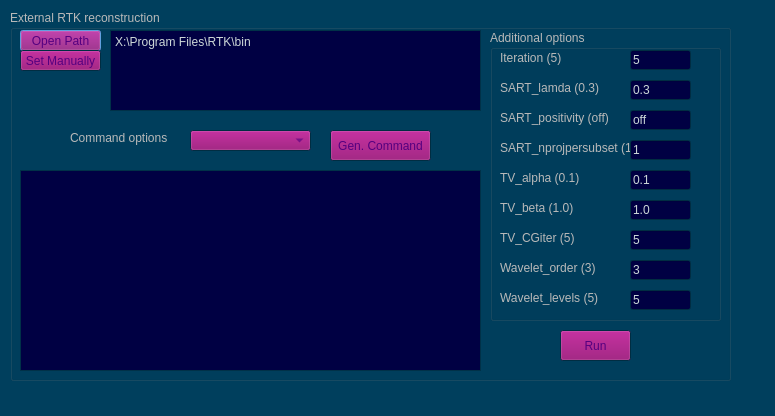
<?xml version="1.0" encoding="UTF-8"?>
<ui version="4.0">
 <class>DlgExternalCommandClass</class>
 <widget class="QDialog" name="DlgExternalCommandClass">
  <property name="geometry">
   <rect>
    <x>0</x>
    <y>0</y>
    <width>775</width>
    <height>416</height>
   </rect>
  </property>
  <property name="palette">
   <palette>
    <active>
     <colorrole role="WindowText">
      <brush brushstyle="SolidPattern">
       <color alpha="255">
        <red>185</red>
        <green>185</green>
        <blue>185</blue>
       </color>
      </brush>
     </colorrole>
     <colorrole role="Button">
      <brush brushstyle="SolidPattern">
       <color alpha="255">
        <red>140</red>
        <green>0</green>
        <blue>105</blue>
       </color>
      </brush>
     </colorrole>
     <colorrole role="Light">
      <brush brushstyle="SolidPattern">
       <color alpha="255">
        <red>0</red>
        <green>255</green>
        <blue>0</blue>
       </color>
      </brush>
     </colorrole>
     <colorrole role="Midlight">
      <brush brushstyle="SolidPattern">
       <color alpha="255">
        <red>0</red>
        <green>170</green>
        <blue>0</blue>
       </color>
      </brush>
     </colorrole>
     <colorrole role="Dark">
      <brush brushstyle="SolidPattern">
       <color alpha="255">
        <red>0</red>
        <green>85</green>
        <blue>127</blue>
       </color>
      </brush>
     </colorrole>
     <colorrole role="Text">
      <brush brushstyle="SolidPattern">
       <color alpha="255">
        <red>205</red>
        <green>216</green>
        <blue>216</blue>
       </color>
      </brush>
     </colorrole>
     <colorrole role="BrightText">
      <brush brushstyle="SolidPattern">
       <color alpha="255">
        <red>0</red>
        <green>255</green>
        <blue>0</blue>
       </color>
      </brush>
     </colorrole>
     <colorrole role="ButtonText">
      <brush brushstyle="SolidPattern">
       <color alpha="255">
        <red>85</red>
        <green>0</green>
        <blue>127</blue>
       </color>
      </brush>
     </colorrole>
     <colorrole role="Base">
      <brush brushstyle="SolidPattern">
       <color alpha="255">
        <red>0</red>
        <green>0</green>
        <blue>67</blue>
       </color>
      </brush>
     </colorrole>
     <colorrole role="Window">
      <brush brushstyle="SolidPattern">
       <color alpha="255">
        <red>0</red>
        <green>63</green>
        <blue>93</blue>
       </color>
      </brush>
     </colorrole>
     <colorrole role="Shadow">
      <brush brushstyle="SolidPattern">
       <color alpha="255">
        <red>0</red>
        <green>0</green>
        <blue>0</blue>
       </color>
      </brush>
     </colorrole>
     <colorrole role="Highlight">
      <brush brushstyle="SolidPattern">
       <color alpha="255">
        <red>51</red>
        <green>153</green>
        <blue>255</blue>
       </color>
      </brush>
     </colorrole>
     <colorrole role="HighlightedText">
      <brush brushstyle="SolidPattern">
       <color alpha="255">
        <red>255</red>
        <green>255</green>
        <blue>255</blue>
       </color>
      </brush>
     </colorrole>
     <colorrole role="AlternateBase">
      <brush brushstyle="SolidPattern">
       <color alpha="255">
        <red>0</red>
        <green>0</green>
        <blue>127</blue>
       </color>
      </brush>
     </colorrole>
     <colorrole role="NoRole">
      <brush brushstyle="SolidPattern">
       <color alpha="255">
        <red>170</red>
        <green>85</green>
        <blue>127</blue>
       </color>
      </brush>
     </colorrole>
     <colorrole role="ToolTipBase">
      <brush brushstyle="SolidPattern">
       <color alpha="255">
        <red>170</red>
        <green>0</green>
        <blue>127</blue>
       </color>
      </brush>
     </colorrole>
    </active>
    <inactive>
     <colorrole role="WindowText">
      <brush brushstyle="SolidPattern">
       <color alpha="255">
        <red>185</red>
        <green>185</green>
        <blue>185</blue>
       </color>
      </brush>
     </colorrole>
     <colorrole role="Button">
      <brush brushstyle="SolidPattern">
       <color alpha="255">
        <red>140</red>
        <green>0</green>
        <blue>105</blue>
       </color>
      </brush>
     </colorrole>
     <colorrole role="Light">
      <brush brushstyle="SolidPattern">
       <color alpha="255">
        <red>0</red>
        <green>255</green>
        <blue>0</blue>
       </color>
      </brush>
     </colorrole>
     <colorrole role="Midlight">
      <brush brushstyle="SolidPattern">
       <color alpha="255">
        <red>0</red>
        <green>170</green>
        <blue>0</blue>
       </color>
      </brush>
     </colorrole>
     <colorrole role="Dark">
      <brush brushstyle="SolidPattern">
       <color alpha="255">
        <red>0</red>
        <green>85</green>
        <blue>127</blue>
       </color>
      </brush>
     </colorrole>
     <colorrole role="Text">
      <brush brushstyle="SolidPattern">
       <color alpha="255">
        <red>205</red>
        <green>216</green>
        <blue>216</blue>
       </color>
      </brush>
     </colorrole>
     <colorrole role="BrightText">
      <brush brushstyle="SolidPattern">
       <color alpha="255">
        <red>0</red>
        <green>255</green>
        <blue>0</blue>
       </color>
      </brush>
     </colorrole>
     <colorrole role="ButtonText">
      <brush brushstyle="SolidPattern">
       <color alpha="255">
        <red>85</red>
        <green>0</green>
        <blue>127</blue>
       </color>
      </brush>
     </colorrole>
     <colorrole role="Base">
      <brush brushstyle="SolidPattern">
       <color alpha="255">
        <red>0</red>
        <green>0</green>
        <blue>67</blue>
       </color>
      </brush>
     </colorrole>
     <colorrole role="Window">
      <brush brushstyle="SolidPattern">
       <color alpha="255">
        <red>0</red>
        <green>63</green>
        <blue>93</blue>
       </color>
      </brush>
     </colorrole>
     <colorrole role="Shadow">
      <brush brushstyle="SolidPattern">
       <color alpha="255">
        <red>0</red>
        <green>0</green>
        <blue>0</blue>
       </color>
      </brush>
     </colorrole>
     <colorrole role="Highlight">
      <brush brushstyle="SolidPattern">
       <color alpha="255">
        <red>85</red>
        <green>170</green>
        <blue>255</blue>
       </color>
      </brush>
     </colorrole>
     <colorrole role="HighlightedText">
      <brush brushstyle="SolidPattern">
       <color alpha="255">
        <red>85</red>
        <green>85</green>
        <blue>127</blue>
       </color>
      </brush>
     </colorrole>
     <colorrole role="AlternateBase">
      <brush brushstyle="SolidPattern">
       <color alpha="255">
        <red>0</red>
        <green>0</green>
        <blue>127</blue>
       </color>
      </brush>
     </colorrole>
     <colorrole role="NoRole">
      <brush brushstyle="SolidPattern">
       <color alpha="255">
        <red>170</red>
        <green>85</green>
        <blue>127</blue>
       </color>
      </brush>
     </colorrole>
     <colorrole role="ToolTipBase">
      <brush brushstyle="SolidPattern">
       <color alpha="255">
        <red>170</red>
        <green>0</green>
        <blue>127</blue>
       </color>
      </brush>
     </colorrole>
    </inactive>
    <disabled>
     <colorrole role="WindowText">
      <brush brushstyle="SolidPattern">
       <color alpha="255">
        <red>0</red>
        <green>104</green>
        <blue>153</blue>
       </color>
      </brush>
     </colorrole>
     <colorrole role="Button">
      <brush brushstyle="SolidPattern">
       <color alpha="255">
        <red>140</red>
        <green>0</green>
        <blue>105</blue>
       </color>
      </brush>
     </colorrole>
     <colorrole role="Light">
      <brush brushstyle="SolidPattern">
       <color alpha="255">
        <red>0</red>
        <green>255</green>
        <blue>0</blue>
       </color>
      </brush>
     </colorrole>
     <colorrole role="Midlight">
      <brush brushstyle="SolidPattern">
       <color alpha="255">
        <red>0</red>
        <green>170</green>
        <blue>0</blue>
       </color>
      </brush>
     </colorrole>
     <colorrole role="Dark">
      <brush brushstyle="SolidPattern">
       <color alpha="255">
        <red>0</red>
        <green>85</green>
        <blue>127</blue>
       </color>
      </brush>
     </colorrole>
     <colorrole role="Text">
      <brush brushstyle="SolidPattern">
       <color alpha="255">
        <red>0</red>
        <green>104</green>
        <blue>153</blue>
       </color>
      </brush>
     </colorrole>
     <colorrole role="BrightText">
      <brush brushstyle="SolidPattern">
       <color alpha="255">
        <red>0</red>
        <green>255</green>
        <blue>0</blue>
       </color>
      </brush>
     </colorrole>
     <colorrole role="ButtonText">
      <brush brushstyle="SolidPattern">
       <color alpha="255">
        <red>0</red>
        <green>85</green>
        <blue>127</blue>
       </color>
      </brush>
     </colorrole>
     <colorrole role="Base">
      <brush brushstyle="SolidPattern">
       <color alpha="255">
        <red>0</red>
        <green>63</green>
        <blue>93</blue>
       </color>
      </brush>
     </colorrole>
     <colorrole role="Window">
      <brush brushstyle="SolidPattern">
       <color alpha="255">
        <red>0</red>
        <green>63</green>
        <blue>93</blue>
       </color>
      </brush>
     </colorrole>
     <colorrole role="Shadow">
      <brush brushstyle="SolidPattern">
       <color alpha="255">
        <red>0</red>
        <green>0</green>
        <blue>0</blue>
       </color>
      </brush>
     </colorrole>
     <colorrole role="Highlight">
      <brush brushstyle="SolidPattern">
       <color alpha="255">
        <red>51</red>
        <green>153</green>
        <blue>255</blue>
       </color>
      </brush>
     </colorrole>
     <colorrole role="HighlightedText">
      <brush brushstyle="SolidPattern">
       <color alpha="255">
        <red>255</red>
        <green>255</green>
        <blue>255</blue>
       </color>
      </brush>
     </colorrole>
     <colorrole role="AlternateBase">
      <brush brushstyle="SolidPattern">
       <color alpha="255">
        <red>0</red>
        <green>0</green>
        <blue>127</blue>
       </color>
      </brush>
     </colorrole>
     <colorrole role="NoRole">
      <brush brushstyle="SolidPattern">
       <color alpha="255">
        <red>170</red>
        <green>85</green>
        <blue>127</blue>
       </color>
      </brush>
     </colorrole>
     <colorrole role="ToolTipBase">
      <brush brushstyle="SolidPattern">
       <color alpha="255">
        <red>170</red>
        <green>0</green>
        <blue>127</blue>
       </color>
      </brush>
     </colorrole>
    </disabled>
   </palette>
  </property>
  <property name="windowTitle">
   <string>Dialog</string>
  </property>
  <widget class="QGroupBox" name="groupBox_5">
   <property name="geometry">
    <rect>
     <x>10</x>
     <y>10</y>
     <width>721</width>
     <height>371</height>
    </rect>
   </property>
   <property name="title">
    <string>External RTK reconstruction</string>
   </property>
   <widget class="QPushButton" name="pushButtonSetRTKPath">
    <property name="geometry">
     <rect>
      <x>10</x>
      <y>20</y>
      <width>81</width>
      <height>21</height>
     </rect>
    </property>
    <property name="text">
     <string>Open Path</string>
    </property>
   </widget>
   <widget class="QPlainTextEdit" name="plainTextRTKCommandLine">
    <property name="geometry">
     <rect>
      <x>10</x>
      <y>160</y>
      <width>461</width>
      <height>201</height>
     </rect>
    </property>
    <property name="lineWrapMode">
     <enum>QPlainTextEdit::WidgetWidth</enum>
    </property>
   </widget>
   <widget class="QComboBox" name="comboBoxRTKOption">
    <property name="geometry">
     <rect>
      <x>180</x>
      <y>120</y>
      <width>121</width>
      <height>21</height>
     </rect>
    </property>
   </widget>
   <widget class="QLabel" name="label">
    <property name="geometry">
     <rect>
      <x>60</x>
      <y>120</y>
      <width>101</width>
      <height>16</height>
     </rect>
    </property>
    <property name="text">
     <string>Command options</string>
    </property>
   </widget>
   <widget class="QPushButton" name="pushButtonRun">
    <property name="geometry">
     <rect>
      <x>550</x>
      <y>320</y>
      <width>71</width>
      <height>31</height>
     </rect>
    </property>
    <property name="text">
     <string>Run</string>
    </property>
   </widget>
   <widget class="QPushButton" name="pushButtonGenCommand">
    <property name="geometry">
     <rect>
      <x>320</x>
      <y>120</y>
      <width>101</width>
      <height>31</height>
     </rect>
    </property>
    <property name="text">
     <string>Gen. Command</string>
    </property>
   </widget>
   <widget class="QPlainTextEdit" name="plainTextRTKPath">
    <property name="geometry">
     <rect>
      <x>100</x>
      <y>20</y>
      <width>371</width>
      <height>81</height>
     </rect>
    </property>
    <property name="plainText">
     <string>X:\Program Files\RTK\bin</string>
    </property>
   </widget>
   <widget class="QPushButton" name="pushButtonSetRTKManual">
    <property name="geometry">
     <rect>
      <x>10</x>
      <y>40</y>
      <width>81</width>
      <height>21</height>
     </rect>
    </property>
    <property name="text">
     <string>Set Manually</string>
    </property>
   </widget>
   <widget class="QGroupBox" name="groupBox_2">
    <property name="geometry">
     <rect>
      <x>480</x>
      <y>20</y>
      <width>231</width>
      <height>291</height>
     </rect>
    </property>
    <property name="title">
     <string>Additional options</string>
    </property>
    <widget class="QLabel" name="label_2">
     <property name="geometry">
      <rect>
       <x>10</x>
       <y>20</y>
       <width>81</width>
       <height>16</height>
      </rect>
     </property>
     <property name="text">
      <string>Iteration (5)</string>
     </property>
    </widget>
    <widget class="QLabel" name="label_3">
     <property name="geometry">
      <rect>
       <x>10</x>
       <y>50</y>
       <width>101</width>
       <height>16</height>
      </rect>
     </property>
     <property name="text">
      <string>SART_lamda (0.3)</string>
     </property>
    </widget>
    <widget class="QLabel" name="label_4">
     <property name="geometry">
      <rect>
       <x>10</x>
       <y>80</y>
       <width>121</width>
       <height>16</height>
      </rect>
     </property>
     <property name="text">
      <string>SART_positivity (off)</string>
     </property>
    </widget>
    <widget class="QLabel" name="label_5">
     <property name="geometry">
      <rect>
       <x>10</x>
       <y>110</y>
       <width>131</width>
       <height>16</height>
      </rect>
     </property>
     <property name="text">
      <string>SART_nprojpersubset (1)</string>
     </property>
    </widget>
    <widget class="QLabel" name="label_6">
     <property name="geometry">
      <rect>
       <x>10</x>
       <y>140</y>
       <width>81</width>
       <height>16</height>
      </rect>
     </property>
     <property name="text">
      <string>TV_alpha (0.1)</string>
     </property>
    </widget>
    <widget class="QLabel" name="label_7">
     <property name="geometry">
      <rect>
       <x>10</x>
       <y>170</y>
       <width>81</width>
       <height>16</height>
      </rect>
     </property>
     <property name="text">
      <string>TV_beta (1.0)</string>
     </property>
    </widget>
    <widget class="QLabel" name="label_8">
     <property name="geometry">
      <rect>
       <x>10</x>
       <y>200</y>
       <width>81</width>
       <height>16</height>
      </rect>
     </property>
     <property name="text">
      <string>TV_CGiter (5)</string>
     </property>
    </widget>
    <widget class="QLineEdit" name="lineEditIteration">
     <property name="geometry">
      <rect>
       <x>140</x>
       <y>20</y>
       <width>61</width>
       <height>20</height>
      </rect>
     </property>
     <property name="text">
      <string>5</string>
     </property>
    </widget>
    <widget class="QLineEdit" name="lineEditSARTlamda">
     <property name="geometry">
      <rect>
       <x>140</x>
       <y>50</y>
       <width>61</width>
       <height>20</height>
      </rect>
     </property>
     <property name="text">
      <string>0.3</string>
     </property>
    </widget>
    <widget class="QLineEdit" name="lineEditSARTpositivity">
     <property name="geometry">
      <rect>
       <x>140</x>
       <y>80</y>
       <width>61</width>
       <height>20</height>
      </rect>
     </property>
     <property name="text">
      <string>off</string>
     </property>
    </widget>
    <widget class="QLineEdit" name="lineEditSARTsubsetproj">
     <property name="geometry">
      <rect>
       <x>140</x>
       <y>110</y>
       <width>61</width>
       <height>20</height>
      </rect>
     </property>
     <property name="text">
      <string>1</string>
     </property>
    </widget>
    <widget class="QLineEdit" name="lineEditTValpha">
     <property name="geometry">
      <rect>
       <x>140</x>
       <y>140</y>
       <width>61</width>
       <height>20</height>
      </rect>
     </property>
     <property name="text">
      <string>0.1</string>
     </property>
    </widget>
    <widget class="QLineEdit" name="lineEditTVbeta">
     <property name="geometry">
      <rect>
       <x>140</x>
       <y>170</y>
       <width>61</width>
       <height>20</height>
      </rect>
     </property>
     <property name="text">
      <string>1.0</string>
     </property>
    </widget>
    <widget class="QLineEdit" name="lineEditTVCGiter">
     <property name="geometry">
      <rect>
       <x>140</x>
       <y>200</y>
       <width>61</width>
       <height>20</height>
      </rect>
     </property>
     <property name="text">
      <string>5</string>
     </property>
    </widget>
    <widget class="QLabel" name="label_9">
     <property name="geometry">
      <rect>
       <x>10</x>
       <y>230</y>
       <width>101</width>
       <height>16</height>
      </rect>
     </property>
     <property name="text">
      <string>Wavelet_order (3)</string>
     </property>
    </widget>
    <widget class="QLabel" name="label_10">
     <property name="geometry">
      <rect>
       <x>10</x>
       <y>260</y>
       <width>101</width>
       <height>16</height>
      </rect>
     </property>
     <property name="text">
      <string>Wavelet_levels (5)</string>
     </property>
    </widget>
    <widget class="QLineEdit" name="lineEditWVorder">
     <property name="geometry">
      <rect>
       <x>140</x>
       <y>230</y>
       <width>61</width>
       <height>20</height>
      </rect>
     </property>
     <property name="text">
      <string>3</string>
     </property>
    </widget>
    <widget class="QLineEdit" name="lineEditWVlevel">
     <property name="geometry">
      <rect>
       <x>140</x>
       <y>260</y>
       <width>61</width>
       <height>20</height>
      </rect>
     </property>
     <property name="text">
      <string>5</string>
     </property>
    </widget>
   </widget>
  </widget>
 </widget>
 <resources/>
 <connections>
  <connection>
   <sender>pushButtonSetRTKPath</sender>
   <signal>released()</signal>
   <receiver>DlgExternalCommandClass</receiver>
   <slot>SLT_SetRTKPath()</slot>
   <hints>
    <hint type="sourcelabel">
     <x>46</x>
     <y>67</y>
    </hint>
    <hint type="destinationlabel">
     <x>48</x>
     <y>14</y>
    </hint>
   </hints>
  </connection>
  <connection>
   <sender>pushButtonGenCommand</sender>
   <signal>released()</signal>
   <receiver>DlgExternalCommandClass</receiver>
   <slot>SLT_GenRTKCommand()</slot>
   <hints>
    <hint type="sourcelabel">
     <x>390</x>
     <y>132</y>
    </hint>
    <hint type="destinationlabel">
     <x>538</x>
     <y>128</y>
    </hint>
   </hints>
  </connection>
  <connection>
   <sender>pushButtonRun</sender>
   <signal>released()</signal>
   <receiver>DlgExternalCommandClass</receiver>
   <slot>SLT_RunRTKCommand()</slot>
   <hints>
    <hint type="sourcelabel">
     <x>484</x>
     <y>229</y>
    </hint>
    <hint type="destinationlabel">
     <x>524</x>
     <y>229</y>
    </hint>
   </hints>
  </connection>
  <connection>
   <sender>pushButtonSetRTKManual</sender>
   <signal>released()</signal>
   <receiver>DlgExternalCommandClass</receiver>
   <slot>SLT_SetRTKPathManual()</slot>
   <hints>
    <hint type="sourcelabel">
     <x>71</x>
     <y>83</y>
    </hint>
    <hint type="destinationlabel">
     <x>152</x>
     <y>20</y>
    </hint>
   </hints>
  </connection>
 </connections>
 <slots>
  <slot>SLT_SetRTKPath()</slot>
  <slot>SLT_GenRTKCommand()</slot>
  <slot>SLT_RunRTKCommand()</slot>
  <slot>SLT_SetRTKPathManual()</slot>
 </slots>
</ui>
